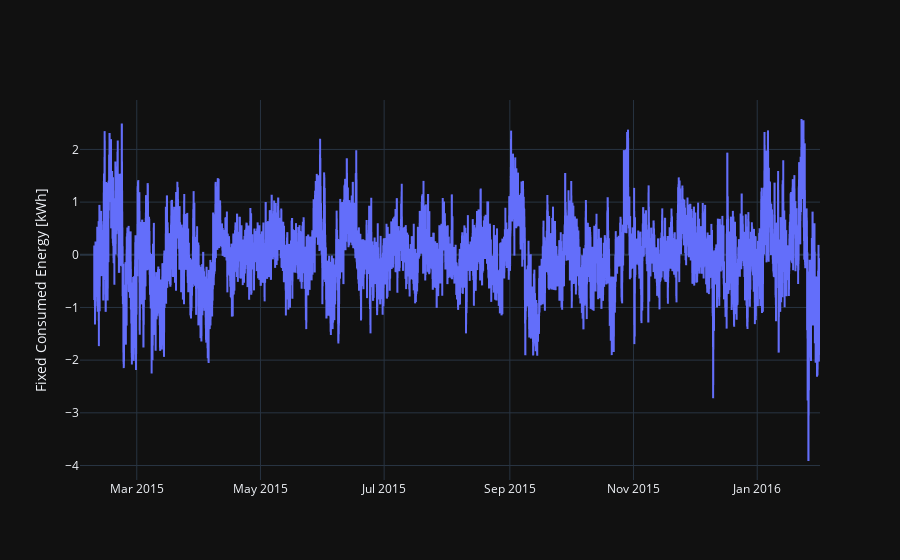

This figure's notebook cell:
### Code cell
fig = go.Figure(go.Scattergl(
    x = con_df.index,
    y = con_df["Seasonal Difference"]
))

fig.update_yaxes(title='Fixed Consumed Energy [kWh]')

fig.show()

### Figure 1 — Plotly figure (JSON) as saved in the notebook; plotly's stock layout.template omitted (floating-point values rounded to 4 significant figures; data arrays with more than 128 entries replaced by an {"elided": "..."} marker saying what was removed)
{"data": [{"x": {"elided": "8760 str values"}, "y": {"elided": "8760 float values"}, "type": "scattergl"}], "layout": {"yaxis": {"title": {"text": "Fixed Consumed Energy [kWh]"}}}}
